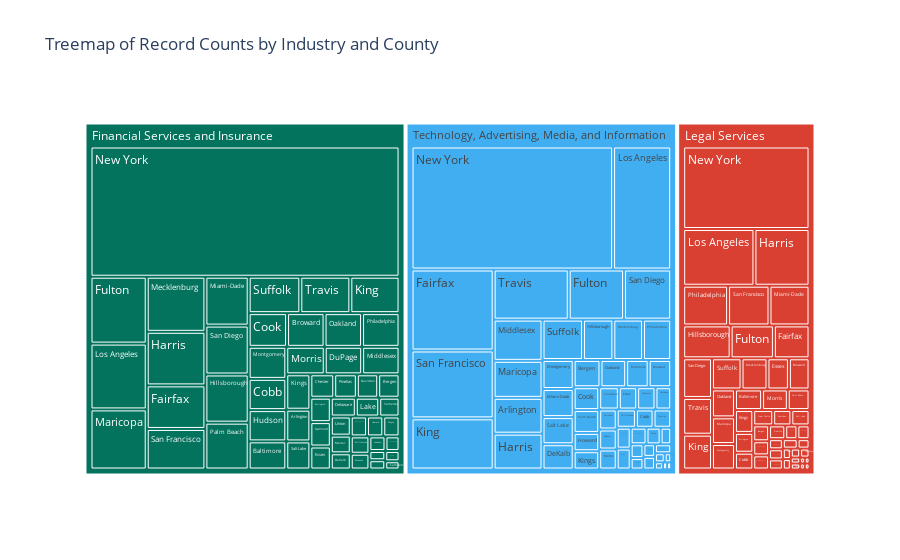

Notebook code for this chart:
### Code cell
import pandas as pd
import plotly.express as px

# Assume pivot_count is your DataFrame structured with:
#   - index: county
#   - columns: industries
#   - values: counts

# 1. Melt (unpivot) pivot_count to get a long format:
#    Columns: ['county', 'industry', 'count']
df_long = pivot_count.reset_index().melt(
    id_vars='county',
    var_name='industry',
    value_name='count'
)

# 2. Build a custom color mapping for industries
color_discrete_map = {}
for industry in df_long['industry'].unique():
    if industry == "Legal Services":
        color_discrete_map[industry] = "#D94032"  # Red: RGB(219, 71, 51)
    elif industry == "Technology, Advertising, Media, and Information":
        color_discrete_map[industry] = "#41AEF2"  # Blue: RGB(57, 157, 230)
    elif industry == "Financial Services and Insurance":
        color_discrete_map[industry] = "#03735E"  # Green remains
    else:
        color_discrete_map[industry] = "grey"

# 3. Create a hierarchical treemap:
#    - First level: Industry
#    - Second level: County
fig = px.treemap(
    df_long,
    path=['industry', 'county'],
    values='count',
    color='industry',
    color_discrete_map=color_discrete_map,
    title='Treemap of Record Counts by Industry and County'
)
fig.write_image("treemap_highres.png", format="png", scale=5)  # scale=5 gives high DPI
fig.show()

### Figure 1 — Plotly figure (JSON) as saved in the notebook; plotly's stock layout.template omitted (floating-point values rounded to 4 significant figures; data arrays with more than 128 entries replaced by an {"elided": "..."} marker saying what was removed)
{"data": [{"branchvalues": "total", "customdata": {"elided": "162x1 str values"}, "domain": {"x": [0, 1], "y": [0, 1]}, "hovertemplate": "labels=%{label}<br>count=%{value}<br>parent=%{parent}<br>id=%{id}<br>industry=%{customdata[0]}<extra></extra>", "ids": {"elided": "162 str values"}, "labels": {"elided": "162 str values"}, "marker": {"colors": {"elided": "162 str values"}}, "name": "", "parents": {"elided": "162 str values"}, "type": "treemap", "values": {"elided": "162 int values"}}], "layout": {"legend": {"tracegroupgap": 0}, "title": {"text": "Treemap of Record Counts by Industry and County"}}}
